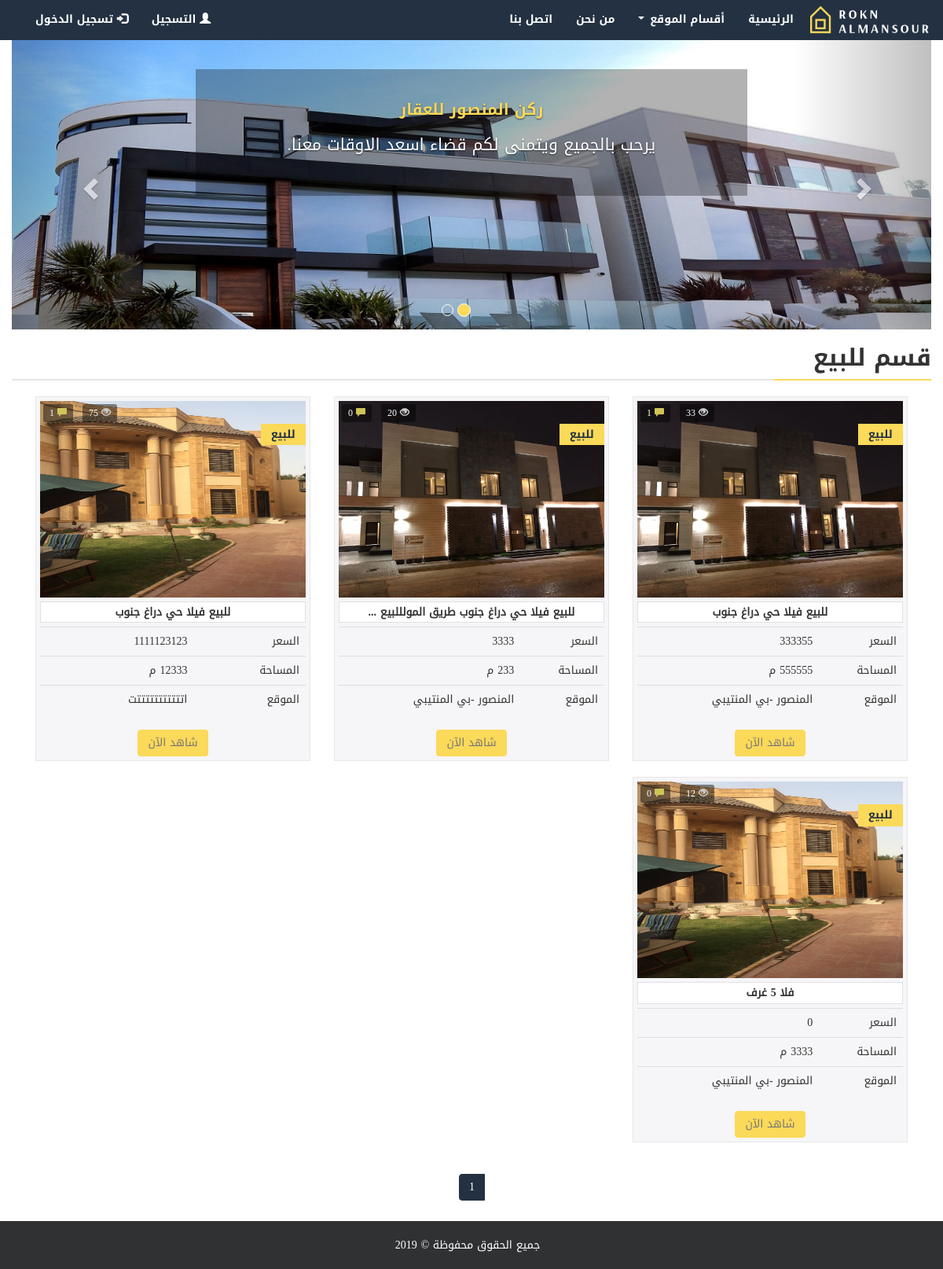
The page /category.php?cat=for-sale on the database its author committed.
### tables this page shows
CREATE TABLE `category` (
  `id` int(11) NOT NULL,
  `category` varchar(150) NOT NULL,
  `link` varchar(150) NOT NULL
);

CREATE TABLE `post` (
  `id` int(11) NOT NULL,
  `user_id` int(11) NOT NULL,
  `title` varchar(255) NOT NULL,
  `location` varchar(255) NOT NULL,
  `price` int(11) NOT NULL,
  `land_size` int(11) NOT NULL,
  `video` varchar(255) NOT NULL,
  `desc` text NOT NULL,
  `image` varchar(150) NOT NULL,
  `category` int(11) NOT NULL,
  `link` varchar(255) NOT NULL,
  `view` int(11) NOT NULL
);

### App/inti.php (called while the page is built, shortened)
<?php
if(!isset($_GET['page']))
    $page = 1;
else
    $page = (int)$_GET['page'];
$category = new Category();
$post = new Post();
$pagination = new Pagination();
$start_from = ($page-1) * PERPAGE;

### Classes/MysqliConnect.class.php (called while the page is built, shortened)
<?php
abstract class MysqliConnect implements DatabaseConnect{
    private $dbhost  , $dbuser , $dbpass , $dbname , $error , $stmt , $dbh , $conn;
    public function __construct() {
        $this->dbhost = DB_HOST;
        $this->dbuser = DB_USER;
        $this->dbpass = DB_PASS;
        $this->dbname = DB_NAME;
    }
    protected function conn(){
        $this->conn = mysqli_connect($this->dbhost, $this->dbuser , $this->dbpass , $this->dbname);
                      mysqli_set_charset($this->conn, 'utf8');
        try{
            $this->dbh = $this->conn;
        } catch (Exception $e) {
            die($this->error = $e->getMessage());
        }
        return $this->dbh;
    }
    public function query($colum , $table , $other = null) {
        $this->stmt = mysqli_query($this->conn(), "SELECT {$colum} FROM `{$table}` {$other}");
    }
    public function execute() {
        return $this->stmt;
    }
    public function fetch() {
        return mysqli_fetch_array($this->stmt);
    }
    public function rowCount() {
        return mysqli_num_rows($this->stmt);
    }
    public function html($string){
        return strip_tags($string);
    }
    public function esc($string){
        return mysqli_real_escape_string($this->conn() , $string);
    }
}

### Classes/Category.class.php (called while the page is built, shortened)
<?php
class Category extends MysqliConnect{
    public function getCateNameById($id){
        $this->query('category', 'category', "WHERE `id` = '{$id}'");
        if($this->execute() and $this->rowCount() > 0){
            $catName = $this->fetch();
            return $catName['category'];
        }
        return FALSE;
    }
    public function getCateLinkById($id){
        $this->query('link', 'category', "WHERE `id` = '{$id}'");
        if($this->execute() and $this->rowCount() > 0){
            $catName = $this->fetch();
            return $catName['link'];
        }
        return FALSE;
    }
    public function getCateNameByLink($id){
        $id = $this->esc($this->html($id));
        $this->query('category', 'category', "WHERE `link` = '{$id}'");
        if($this->execute() and $this->rowCount() > 0){
            $catName = $this->fetch();
            return $catName['category'];
        }
        return FALSE;
    }
}

### Classes/Post.class.php (called while the page is built, shortened)
<?php
class Post extends MysqliConnect{
    public function displayPost($other = null){
        $this->query('*', 'post' , $other);
        if($this->rowCount() > 0){
            while ($rows = $this->fetch()){
                $post[] = $rows;
            }
            return $post;
        }else{
            return NULL;
        }
    }
                        if(isset($_SESSION['is_logged']) and $_SESSION['is_logged'] == TRUE and $_SESSION['user']['id'] == $user['user_id']):?>
            <?php
    public function viewCount($id){
        $this->query('view', "post" , "WHERE `id` = '{$id}'");
        if($this->execute() and $this->rowCount() > 0){
            $view = $this->fetch();
            return $view['view'];
        }else{
            return 0;
        }
    }
    public function replyCount($id){
        $this->query('id', "reply" , "WHERE `post_id` = '{$id}'");
        if($this->execute() and $this->rowCount() > 0){
            return $this->rowCount();
        }else{
            return 0;
        }
    }
}

### Classes/Pagination.class.php (called while the page is built, shortened)
<?php
class Pagination extends MysqliConnect{
    public function totalPage($table , $other = null , $perPage){
        $this->query('id', $table , $other);
        $tableCount = $this->rowCount();
        $count_page = ceil($tableCount / $perPage);
        return $count_page;
    }
}

### category.php (the view, shortened to what this page needs)
<?php require_once 'inc/topHeader.php';
    $id = $category->checkCatgoryLink($_GET['cat']);
?>
<?php require_once 'inc/header.php'; ?>
<?php require_once 'inc/navbar.php'; ?>
<?php require_once 'inc/welcome.php'; ?>
<main class="container">
  <div class="row">
	 <div class="col-md-12 title-new">
	 <h2 class="call-us">
	 <?php
            if(isset($_GET['cat'])){
                echo "قسم " . $category->getCateNameByLink($_GET['cat']);
            }
        ?></h2>
     <div class="hr-color"></div>
	 </div>
  </div>
      <article class="col-xs-12 col-md-12">
          <?php $posts = $post->displayPost("WHERE `category` = '{$id}' ORDER BY RAND() , `id` DESC LIMIT $start_from , ".PERPAGE."");
          if($posts != null):
            foreach ($posts as $postid):
          ?>
          <div class="col-md-4" style="position: relative;">
              <div style="position: absolute;left: 75px;top: 10px;color: #ffffff;font-size: 12px;background: rgba(0, 0, 0, 0.45);padding: 3px 8px;border-radius: 3px;" data-toggle="tooltip" data-placement="top" title="المشاهدات">
                  <i class="glyphicon glyphicon-eye-open" style="color: #c7c7c7;" ></i> <?php echo $post->viewCount($postid['id']); ?>
              </div>
              <div style="position: absolute;left: 25px;top: 10px;color: #ffffff;font-size: 12px;background: rgba(0, 0, 0, 0.45);padding: 3px 8px;border-radius: 3px;" data-toggle="tooltip" data-placement="top" title="التعليقات">
                  <i class="glyphicon glyphicon-comment" style="color: #d0c358;"></i> <?php echo $post->replyCount($postid['id']); ?>
              </div>
              <div style="padding: 5px;background: #f6f5f7;border: solid 1px #e7e7e7;margin-bottom: 20px;">
                  <img src="libs/uplaod/<?php echo $postid['image'] ?>" class="img-responsive" style="width: 100%;height: 250px;" />
                <h5 style="background: #fff;padding: 5px;text-align: center;margin: 5px 0;font-weight: bold;border: solid 1px #e2e0e4;' "><?php echo (mb_strlen($postid['title'] , 'utf8') > 40 ? mb_substr($postid['title'],0,40).' ...' : $postid['title']) ?></h5>
                <a href="category.php?cat=<?php echo $category->getCateLinkById($postid['category']); ?>"><h5 style="background: #fbd959;padding: 5px 12px;text-align: center;margin: 5px 0;border: solid 1px #fbd959;position: absolute;top: 30px;color: #233142; font-family: myFirstFont;"><?php echo $category->getCateNameById($postid['category'])?></h5></a>
				<table class="table">
				  <tbody>
					<tr>
					  <td>السعر</td>
					  <td> <?php echo $postid['price']?> </td>
					</tr>
					<tr>
					 <td>المساحة</td>
					 <td> <?php echo $postid['land_size']?> م </td>
					</tr>
					<tr>
					 <td>الموقع</td>
					 <td>  <?php echo $postid['location']?> </td>
					</tr>
				  </tbody>
				</table>
                <div class="text-center"><a href="video.php?v=<?php echo $postid['link'] ?>" class="btn btn-danger">شاهد الآن</a></div>
              </div>
          </div>
          <?php endforeach;
endif;?>
<div class="clearfix"          ></div>
<?php $totle = $pagination->totalPage('post', null , PERPAGE);?>
<nav class="text-center">
  <ul class="pagination">
      <?php
          for($i = 1; $i <= $totle; $i++):
      ?>
      <li <?php echo ($i == $page ? 'class="active"' : NULL) ?>><a href="category.php?cat=<?php echo $_GET['cat'] ?>&page=<?php echo $i ?>"><?php echo $i ?> <span class="sr-only">(current)</span></a></li>
      <?php endfor; ?>
  </ul>
</nav>
      </article>
</main>
<?php require_once 'inc/footer.php'; ?>

### inc/topHeader.php (shortened to what this page needs)
<?php require_once 'App/inti.php';?>
<!DOCTYPE html>
<html lang="ar">
  <head>

### inc/header.php
<link href="libs/css/bootstrap.min.css" rel="stylesheet">
<link href="libs/css/bootstrap-rtl.min.css" rel="stylesheet">
<link href="libs/css/style.css" rel="stylesheet">
</head>
<body style="font-family: tahoma;background: #ffffff; margin-top:50px">

### inc/navbar.php (shortened to what this page needs)
<nav class="navbar navbar-default navbar-fixed-top" style="margin-bottom: 0px">
  <div class="container">
    <div class="navbar-header">
        <a class="navbar-brand pull-left" href="."><img style="margin-top: 5px;"src="libs/image/logo2.png" width="160"/></a>
    </div>
    <div class="collapse navbar-collapse" id="bs-example-navbar-collapse-1">
      <ul class="nav navbar-nav">
          <li><a href="."><i class=""></i> الرئيسية <span class="sr-only">(current)</span></a></li>
        <li class="dropdown">
            <a href="#" class="dropdown-toggle" data-toggle="dropdown" role="button" aria-haspopup="true" aria-expanded="false"><i class=""></i> أقسام الموقع <span class="caret"></span></a>
        </li>
		  <li><a href="about.php"><i class=""></i> من نحن <span class="sr-only">(current)</span></a></li>
		  <li><a href="#call-us-section"><i class=""></i> اتصل بنا <span class="sr-only">(current)</span></a></li>
      </ul>
      <ul class="nav navbar-nav navbar-left">
          <?php if(isset($_SESSION['is_logged']) and $_SESSION['is_logged'] == true): ?>
          <li style="margin-top: 14px; padding: 0px 15px;  color: #fff;"><span>أهلا وسهلا بكـ يا <?php echo $_SESSION['user']['fname'].' '. $_SESSION['user']['lname']; ?> </span></li>
          <li class="dropdown">
            <a href="#" class="dropdown-toggle" data-toggle="dropdown" role="button" aria-haspopup="true" aria-expanded="false"><i class="glyphicon glyphicon-cog"></i> الاعدادات <span class="caret"></span></a>
          <ul class="dropdown-menu" style="right: -75px;">
              <li><a href="profile.php?id=<?php echo $_SESSION['user']['id']; ?>"><i class="glyphicon glyphicon-edit"></i> تعديل الملف الشخصي</a></li>
            <li role="separator" class="divider"></li>
            <?php if($_SESSION['user']['isAdmin'] == TRUE): ?>
            <li><a href="admincp/index.php"><i class="glyphicon glyphicon-dashboard"></i> لوحة التحكم</a></li>
            <?php endif; ?>
            <li><a href="index.php?logout=true"><i class="glyphicon glyphicon-log-out"></i> تسجيل الخروج</a></li>
          </ul>
        </li>
          <?php else: ?>
          <li><a href="register.php"><i class="glyphicon glyphicon-user"></i> التسجيل</a></li>
          <li><a href="login.php"><i class="glyphicon glyphicon-log-in"></i> تسجيل الدخول</a></li>
          <?php endif; ?>
      </ul>
    </div>
  </div>
</nav>

### inc/welcome.php (shortened to what this page needs)
<div class="container">
    <div class="row">
        <div id="myslide" class="carousel slide" data-ride="carousel">
          <ol class="carousel-indicators hidden-xs">
            <li data-target="#myslide" data-slide-to="0" class="active"></li>
            <li data-target="#myslide" data-slide-to="1"></li>
          </ol>
          <div class="carousel-inner">
            <div class="item active">
              <img src="libs\image/01.jpg" width="1920" height="600" alt="Pic 1">
              <div class="carousel-caption">
                <h2 class="h1"style='color:#fbd959; font-family:  myFirstFont;'> ركن المنصور للعقار</h2>
                <p class="lead">يرحب بالجميع ويتمنى لكم قضاء اسعد الاوقات معنا.</p>
              </div>
            </div>
          </div>
          <a class="left carousel-control" href="#myslide" role="button" data-slide="prev">
            <span class="glyphicon glyphicon-chevron-left"></span>
          </a>
          <a class="right carousel-control" href="#myslide" role="button" data-slide="next">
            <span class="glyphicon glyphicon-chevron-right"></span>
          </a>
        </div>
    </div>
</div>

### inc/footer.php (shortened to what this page needs)
<footer class="container-fluid" style="background: #f8f8f8 ; border-top: solid 1px #e7e7e7; padding: 20px;">
    <div class="container">
        <div class="row">
            <div class="text-center">جميع الحقوق محفوظة  &copy; <?php echo date('Y');?></div>
        </div>
    </div>
</footer>
  </body>
</html>

### libs/css/style.css (style rules this page uses)
body { font-family: mySecondFont!important; }
.h1 { font-size: 20px; text-align: center; margin-bottom: 20px; }
.btn-danger, .btn-danger:hover, .btn-danger:active, .btn-danger:visited { background-color: #fbd959 !important; border-color: #fbd959 !important; color: #777; }
.navbar-default { background-color: #233142; border-color: #233142; }
.navbar-default .navbar-nav>li>a { color: #fff; font-family: myFirstFont; }
.navbar-brand { padding: 0; }
.carousel-caption { bottom:170px; background:rgba(3,3,3,0.3); padding-right:20px; padding-left:20px }
.carousel-indicators { bottom:0 }
.carousel-indicators li { height:15px; width:15px; }
.carousel-indicators .active { height:17px;width:17px; background-color: #fbd959; }
.carousel-inner > .item > img { width:100% }
.title-new { margin-bottom:20px }
.col-md-12 { padding-left:0; padding-right: 0; }
.call-us { text-align:right; font-family: myFirstFont;' }
.hr-color { border-bottom: 2px solid #E5E5E5; }
.hr-color:after { content: ''; display: block; border-bottom: 2px solid #fbd959 ; margin-bottom: -2px; max-width: 200px; }
.pagination>.active>a, .pagination>.active>a:focus, .pagination>.active>a:hover, .pagination>.active>span, .pagination>.active>span:focus, .pagination>.active>span:hover { z-index: 3; color: #fff; cursor: default; background-color: #233142; border-color: #233142; }
footer { background: #303133 !important; border-top: solid 1px #303133 !important; color:white; }

### rows shown on the page
category: category "للبيع"
post: $post->viewCount($postid['id']) "33", replyCount "1", image (picture), title "للبيع فيلا حي دراغ جنوب", category.category "للبيع", price "333355", location "المنصور -بي المنتيبي"
post: $post->viewCount($postid['id']) "20", replyCount "0", image (picture), title "للبيع فيلا حي دراغ جنوب طريق المولللبيع", category.category "للبيع", price "3333", land_size "233", location "المنصور -بي المنتيبي"
post: $post->viewCount($postid['id']) "75", replyCount "1", image (picture), title "للبيع فيلا حي دراغ جنوب", category.category "للبيع", price "1111123123", location "اتتتتتتتتتتتت"
post: $post->viewCount($postid['id']) "12", replyCount "0", image (picture), title "فلا 5 غرف", category.category "للبيع", price "0", location "المنصور -بي المنتيبي"
